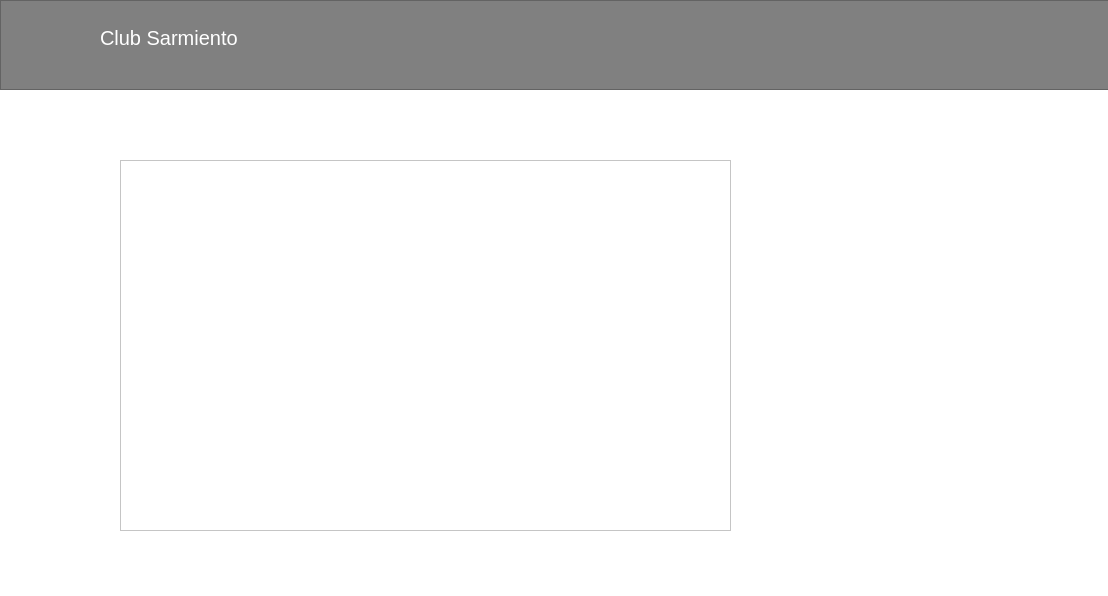
<?xml version="1.0" encoding="UTF-8"?>
<ui version="4.0">
 <class>Frame</class>
 <widget class="QFrame" name="Frame">
  <property name="geometry">
   <rect>
    <x>0</x>
    <y>0</y>
    <width>1108</width>
    <height>596</height>
   </rect>
  </property>
  <property name="sizePolicy">
   <sizepolicy hsizetype="Fixed" vsizetype="Fixed">
    <horstretch>0</horstretch>
    <verstretch>0</verstretch>
   </sizepolicy>
  </property>
  <property name="windowTitle">
   <string>Frame</string>
  </property>
  <property name="styleSheet">
   <string notr="true">background-color:white;</string>
  </property>
  <widget class="QFrame" name="Banner">
   <property name="geometry">
    <rect>
     <x>0</x>
     <y>0</y>
     <width>16777215</width>
     <height>90</height>
    </rect>
   </property>
   <property name="sizePolicy">
    <sizepolicy hsizetype="Expanding" vsizetype="Expanding">
     <horstretch>0</horstretch>
     <verstretch>0</verstretch>
    </sizepolicy>
   </property>
   <property name="styleSheet">
    <string notr="true">background-color:grey;</string>
   </property>
   <property name="frameShape">
    <enum>QFrame::StyledPanel</enum>
   </property>
   <property name="frameShadow">
    <enum>QFrame::Raised</enum>
   </property>
   <widget class="QLabel" name="label">
    <property name="geometry">
     <rect>
      <x>4</x>
      <y>10</y>
      <width>111</width>
      <height>71</height>
     </rect>
    </property>
    <property name="styleSheet">
     <string notr="true">image: url(:/Logo/MockUps/Icono Club Sarmiento (Sin Fondo).png);</string>
    </property>
    <property name="text">
     <string/>
    </property>
   </widget>
   <widget class="QLabel" name="label_2">
    <property name="geometry">
     <rect>
      <x>100</x>
      <y>30</y>
      <width>151</width>
      <height>16</height>
     </rect>
    </property>
    <property name="styleSheet">
     <string notr="true">color:white;
font-size:20px;</string>
    </property>
    <property name="text">
     <string>Club Sarmiento</string>
    </property>
   </widget>
  </widget>
  <widget class="QListView" name="listView">
   <property name="geometry">
    <rect>
     <x>120</x>
     <y>160</y>
     <width>611</width>
     <height>371</height>
    </rect>
   </property>
  </widget>
 </widget>
 <resources>
  <include location="Actividad 3/Logo.qrc"/>
 </resources>
 <connections/>
</ui>
